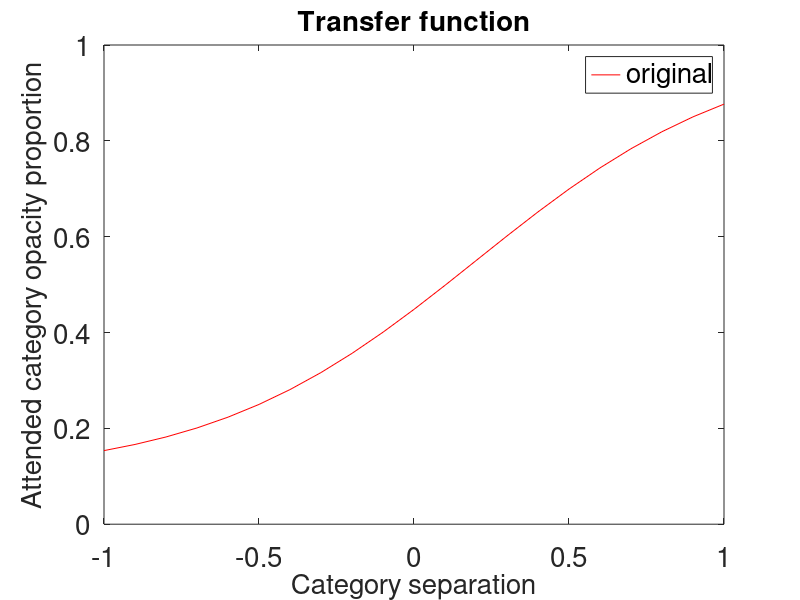

Write MATLAB code to recreate this figure.

% gain = 3;
% x_shift = .2;
% y_shift = 0.15;
% steepness = .9;
% cs = -1:.1:1;
% y = steepness./(1+exp(-gain*(cs-x_shift)))+y_shift;

gain = 2.3;
x_shift = .2;
y_shift = 0.1;
steepness = .9;
cs = -1:.1:1;
y2 = steepness./(1+exp(-gain*(cs-x_shift)))+y_shift;

figure;
%plot(cs,y)
%hold on;
plot(cs,y2, 'r');
legend('original', 'proposed')
xlabel('Category separation');
ylabel('Attended category opacity proportion');
title('Transfer function')
ylim([0 1])
set(findall(gcf,'-property','FontSize'),'FontSize',20)